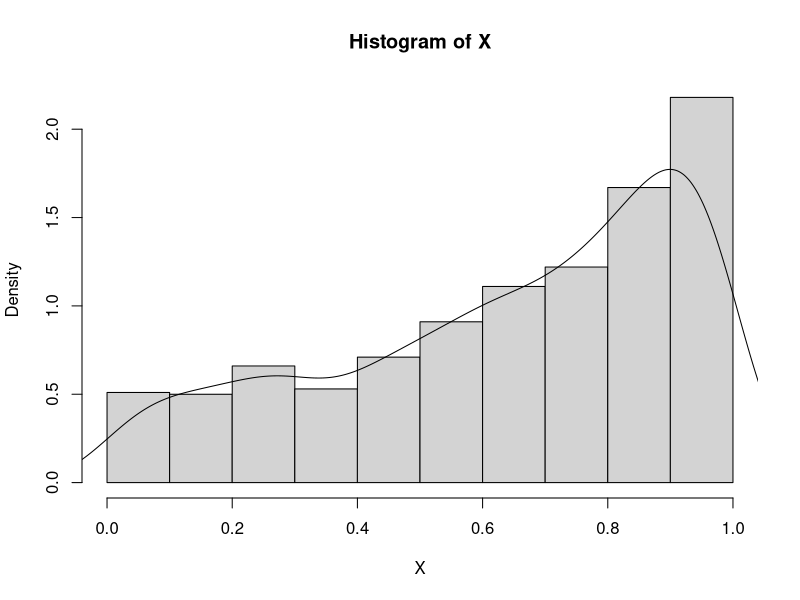

Generate this figure with R:
## ---- chunk 1

f = function(x){
  res = exp(x[1]^2 + x[2]^2) - 2*(exp(x[1]) + exp(x[2]))
  return (res)
}
## ---- chunk 2

nlm(f, p=c(0,0))
## ---- chunk 3

func2 = function(x, u){
  if (x<0 || x>1){
    return (1e100)
  }
  
  out = (x/2 + x^3/3 + x^6/6 -u)^2
  return (out)
}
## ---- chunk 4

genf = function(N){
  U = runif(N)
  X = rep(0, N)
  
  for (i in 1:N){
    Ui = U[i]
    mle1 = nlm(func2, p=0.5, u=Ui)
    X[i] = mle1$estimate
  }
  return (X)
}
## ---- chunk 5
set.seed(123)
X=genf(1000)
hist(X, freq = FALSE)

M = density(X)
points(M, type="l")
## ---- chunk 6

